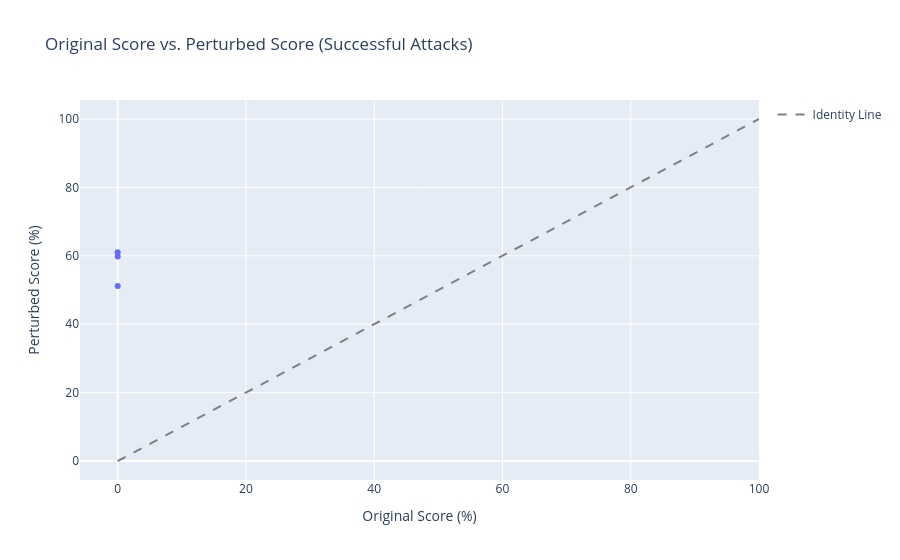

Source (notebook cell):
### Markdown cell above
#### Visualize Attack Results

### Code cell
visualize_attack_results(r"C:\Users\USER\Ola_Adv_phishing\Data\adversary\attack_log.csv", r"C:\Users\USER\Ola_Adv_phishing\Data\adversary\successful_adversarial_examples.csv")

### Figure 1 — Plotly figure (JSON) as saved in the notebook; plotly's stock layout.template omitted (floating-point values rounded to 4 significant figures)
{"data": [{"customdata": [["re 6 1100 disc uniformitarianism re 1086 sex lang dick hudson s observations on us use of s on but not d aughter as a vocative are very [[thoughtprovoking]] but i am not [[sure]] that it is fair to attribute this to [[sons]] being [[treated]] like senior relatives for one thing we do nt [[normally]] use brother in this [[way]] any more than we do d [[aughter]] and it is hard to imagine a natural class comprising senior relatives and s on but excluding brother for another there seem to me to be differences here if i am not imagining a distinction that is not there it seems to me that the senior relative terms are used in a wider variety of contexts e g calling out from a distance to get someone s attention and hence at the beginning of an utterance whereas s on seems more natural in utterances like yes son hand me that son than in ones like son or son help me although [[perhaps]] these latter ones are not [[completely]] impossible [[alexis]] mr", "re 6 1100 disc uniformitarianism re 1086 sex lang dick hudson s observations on us use of s on but not d aughter as a vocative are very [[gthoughtprovoking]] but i am not [[ure]] that it is fair to attribute this to [[soEns]] being [[trcated]] like senior relatives for one thing we do nt [[normallly]] use brother in this [[awy]] any more than we do d [[laughter]] and it is hard to imagine a natural class comprising senior relatives and s on but excluding brother for another there seem to me to be differences here if i am not imagining a distinction that is not there it seems to me that the senior relative terms are used in a wider variety of contexts e g calling out from a distance to get someone s attention and hence at the beginning of an utterance whereas s on seems more natural in utterances like yes son hand me that son than in ones like son or son help me although [[Verhaps]] these latter ones are not [[completley]] impossible [[alexs]] mr", 2.36e-05, 0.5981, 1, 1, 0], ["[[hello]] i am your [[hot]] [[lil]] [[horny]] [[toy]] i am the [[one]] you [[dream]] about i am a very open [[minded]] person [[love]] to [[talk]] about and any subject fantasy is my way of [[life]] ultimate in [[sex]] play [[ummmmmmmmmmmmmm]] i am wet and [[ready]] for you it is not your looks but your imagination that matters most with my [[sexy]] voice i can make your dream come true hurry up call me let me cummmmm for you [[tollfree]] 1877451teen 18774518336for phone billing 19009932582 _______________________________________________ signup for your own free personalized email at mailcom", "[[hXello]] i am your [[ot]] [[Oil]] [[bhorny]] [[Mtoy]] i am the [[noe]] you [[dRream]] about i am a very open [[midned]] person [[lve]] to [[takl]] about and any subject fantasy is my way of [[Aife]] ultimate in [[esx]] play [[ubmmmmmmmmmmmmmm]] i am wet and [[reay]] for you it is not your looks but your imagination that matters most with my [[seey]] voice i can make your dream come true hurry up call me let me cummmmm for you [[tojlfree]] 1877451teen 18774518336for phone billing 19009932582 _______________________________________________ signup for your own free personalized email at mailcom", 3.934e-06, 0.6105, 0, 0, 1], ["on sun [[aug]] [[11]] [[2002]] at 111747am [[0100]] [[wintermute]] [[mentioned]] the [[impression]] i get from reading lkml the [[odd]] time is that [[ide]] has [[gone]] downhill since andre hedrick was effectively removed as maintainer martin dalecki [[seems]] to have been [[unable]] to further development without much breakage hmm begs the question why remove handrick if it aint broke dont fix it see the ide subsystem is like the one ring its kludginess due to having to support hundreds of dodgy chipsets drives means that it is inherintly evil a few months of looking at the code can turn you sour years of looking at it will turn you into an arsehole they havent found a hobbit that can code so mortal humans have to suffice kate irish linux users group iluglinuxie for unsubscription information list maintainer listmasterlinuxie", "on sun [[ag]] [[1]] [[002]] at 111747am [[000]] [[winetrmute]] [[emntioned]] the [[impMression]] i get from reading lkml the [[dd]] time is that [[ied]] has [[one]] downhill since andre hedrick was effectively removed as maintainer martin dalecki [[seeml]] to have been [[nable]] to further development without much breakage hmm begs the question why remove handrick if it aint broke dont fix it see the ide subsystem is like the one ring its kludginess due to having to support hundreds of dodgy chipsets drives means that it is inherintly evil a few months of looking at the code can turn you sour years of looking at it will turn you into an arsehole they havent found a hobbit that can code so mortal humans have to suffice kate irish linux users group iluglinuxie for unsubscription information list maintainer listmasterlinuxie", 1.073e-06, 0.5114, 1, 1, 0]], "hovertemplate": "Original Score (%)=%{x}<br>Perturbed Score (%)=%{y}<br>original_text=%{customdata[0]}<br>perturbed_text=%{customdata[1]}<br>original_score=%{customdata[2]:.4f}<br>perturbed_score=%{customdata[3]:.4f}<br>ground_truth_output=%{customdata[4]}<br>original_output=%{customdata[5]}<br>perturbed_output=%{customdata[6]}<extra></extra>", "legendgroup": "", "marker": {"color": "#636efa", "symbol": "circle"}, "mode": "markers", "name": "", "orientation": "v", "showlegend": false, "type": "scatter", "x": [0.00236, 0.0003934, 0.0001073], "xaxis": "x", "y": [59.81, 61.05, 51.14], "yaxis": "y"}, {"line": {"color": "gray", "dash": "dash"}, "mode": "lines", "name": "Identity Line", "type": "scatter", "x": [0, 100], "y": [0, 100]}], "layout": {"legend": {"tracegroupgap": 0}, "title": {"text": "Original Score vs. Perturbed Score (Successful Attacks)"}, "xaxis": {"anchor": "y", "domain": [0, 1], "title": {"text": "Original Score (%)"}}, "yaxis": {"anchor": "x", "domain": [0, 1], "title": {"text": "Perturbed Score (%)"}}}}
